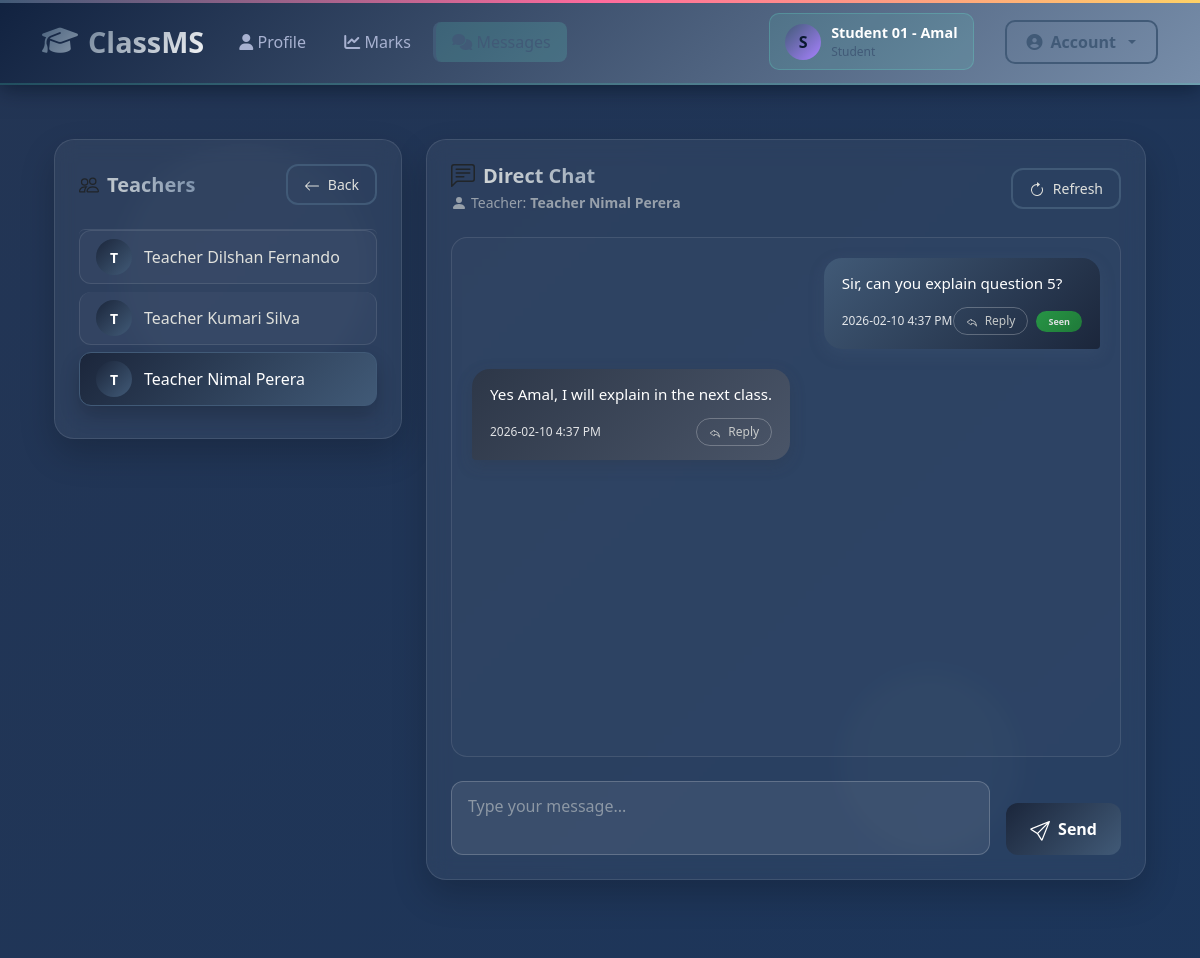
The page /student/chat.php?teacher_id=2 (signed in) on the database its author committed.
### tables this page shows
CREATE TABLE `users` (
  `id` int(10) UNSIGNED NOT NULL,
  `role` enum('admin','teacher','student') NOT NULL DEFAULT 'student',
  `full_name` varchar(120) NOT NULL,
  `email` varchar(160) NOT NULL,
  `phone` varchar(30) DEFAULT NULL,
  `password_hash` varchar(255) NOT NULL,
  `created_at` timestamp NOT NULL DEFAULT current_timestamp()
);

CREATE TABLE `chat_messages` (
  `id` int(10) UNSIGNED NOT NULL,
  `student_id` int(10) UNSIGNED NOT NULL,
  `teacher_id` int(10) UNSIGNED NOT NULL,
  `sender_role` enum('student','teacher') NOT NULL,
  `message` text NOT NULL,
  `created_at` timestamp NOT NULL DEFAULT current_timestamp(),
  `seen_by_student` tinyint(1) NOT NULL DEFAULT 0,
  `seen_by_teacher` tinyint(1) NOT NULL DEFAULT 0
);

### includes/auth.php (called while the page is built, shortened)
<?php
function current_user(){
  return $_SESSION['user'] ?? null;
}

### student/chat.php (the view, shortened to what this page needs)
<?php
require_once __DIR__ . "/../includes/auth.php";
$uid = (int) current_user()['id'];
$teacher_id = (int)($_GET['teacher_id'] ?? ($_POST['teacher_id'] ?? 0));
$teachers = $conn->prepare("
  SELECT DISTINCT u.id, u.full_name
  FROM (
    SELECT s.teacher_id AS tid
    FROM enrollments e
    JOIN subjects s ON s.id=e.subject_id
    WHERE e.student_id=?
    UNION
    SELECT cm.teacher_id AS tid
    FROM chat_messages cm
    WHERE cm.student_id=?
  ) t
  JOIN users u ON u.id=t.tid
  WHERE u.role='teacher'
  ORDER BY u.full_name ASC
");
$teachers->bind_param("ii", $uid, $uid);
$teachers->execute();
$teacherRes = $teachers->get_result();
$selectedTeacher = null;
if ($teacher_id > 0) {
  $tq = $conn->prepare("SELECT id, full_name FROM users WHERE id=? AND role='teacher' LIMIT 1");
  $tq->bind_param("i", $teacher_id);
  $tq->execute();
  $selectedTeacher = $tq->get_result()->fetch_assoc();
}
$messagesRes = null;
if ($teacher_id > 0) {
  $list = $conn->prepare("
    SELECT id, sender_role, message, created_at, seen_by_teacher
    FROM chat_messages
    WHERE teacher_id=? AND student_id=?
    ORDER BY created_at ASC, id ASC
  ");
  $list->bind_param("ii", $teacher_id, $uid);
  $list->execute();
  $messagesRes = $list->get_result();
}
require_once __DIR__ . "/../includes/header.php";
?>
<div class="animated-bg">
  <div class="bg-particle"></div>
  <div class="bg-particle"></div>
</div>
<div class="container py-4">
  <div class="row g-4">
    <div class="col-lg-4">
      <div class="card card-soft p-4">
        <div class="d-flex justify-content-between align-items-center mb-4">
          <h5 class="fw-bold mb-0 d-flex align-items-center">
            Teachers
          </h5>
          <a class="btn btn-outline-dark btn-sm" href="/classms/student/dashboard.php">
            <svg xmlns="http://www.w3.org/2000/svg" width="16" height="16" fill="currentColor" class="bi bi-arrow-left me-1" viewBox="0 0 16 16">
              <path fill-rule="evenodd" d="M15 8a.5.5 0 0 0-.5-.5H2.707l3.147-3.146a.5.5 0 1 0-.708-.708l-4 4a.5.5 0 0 0 0 .708l4 4a.5.5 0 0 0 .708-.708L2.707 8.5H14.5A.5.5 0 0 0 15 8z"/>
            </svg>
            Back
          </a>
        </div>
        <?php if($teacherRes->num_rows === 0): ?>
          <div class="alert alert-info animated-alert">
            <div class="d-flex align-items-center">
              <svg xmlns="http://www.w3.org/2000/svg" width="20" height="20" fill="currentColor" class="bi bi-info-circle me-2" viewBox="0 0 16 16">
                <path d="M8 15A7 7 0 1 1 8 1a7 7 0 0 1 8 7 7 7 0 0 1-8 7zm0 1A8 8 0 1 0 8 0a8 8 0 0 0 0 16z"/>
                <path d="m8.93 6.588-2.29.287-.082.38.45.083c.294.07.352.176.288.469l-.738 3.468c-.194.897.105 1.319.808 1.319.545 0 1.178-.252 1.465-.598l.088-.416c-.2.176-.492.246-.686.246-.275 0-.375-.193-.304-.533L8.93 6.588zM9 4.5a1 1 0 1 1-2 0 1 1 0 0 1 2 0z"/>
              </svg>
              <div>
                <strong>No teachers found.</strong>
                <div class="small mt-1">Enroll subjects or teacher must message you first.</div>
              </div>
            </div>
          </div>
        <?php else: ?>
          <div class="list-group">
            <?php
            $teacherRes->data_seek(0);
            while($t = $teacherRes->fetch_assoc()):
              $active = ((int)$teacher_id === (int)$t['id']);
            ?>
              <a class="list-group-item list-group-item-action d-flex justify-content-between align-items-center <?= $active?'active':'' ?>"
                 href="/classms/student/chat.php?teacher_id=<?= (int)$t['id'] ?>">
                <div class="d-flex align-items-center">
                  <div class="teacher-avatar">
                    <?= htmlspecialchars(substr($t['full_name'], 0, 1)) ?>
                  </div>
                  <span class="fw-medium"><?= htmlspecialchars($t['full_name']) ?></span>
                </div>
              </a>
            <?php endwhile; ?>
          </div>
        <?php endif; ?>
      </div>
    </div>
    <div class="col-lg-8">
      <div class="card card-soft p-4">
        <div class="d-flex justify-content-between align-items-center mb-4">
          <div>
            <h5 class="fw-bold mb-1 d-flex align-items-center">
              Direct Chat
            </h5>
            <div class="text-muted small d-flex align-items-center">
              <svg xmlns="http://www.w3.org/2000/svg" width="16" height="16" fill="currentColor" class="bi bi-person-fill me-1" viewBox="0 0 16 16">
                <path d="M3 14s-1 0-1-1 1-4 6-4 6 3 6 4-1 1-1 1H3zm5-6a3 3 0 1 0 0-6 3 3 0 0 0 0 6z"/>
              </svg>
              <?php if($selectedTeacher): ?>
                Teacher: <b class="ms-1"><?= htmlspecialchars($selectedTeacher['full_name']) ?></b>
              <?php else: ?>
                Select a teacher to start chatting
              <?php endif; ?>
            </div>
          </div>
          <?php if($selectedTeacher): ?>
            <a class="btn btn-outline-dark btn-sm" href="/classms/student/chat.php?teacher_id=<?= (int)$teacher_id ?>">
              Refresh
            </a>
          <?php endif; ?>
        </div>
        <div class="chat-box mb-4" id="chatBox">
          <?php if(!$messagesRes): ?>
            <div class="empty-chat">
              <div class="empty-icon">
                <svg xmlns="http://www.w3.org/2000/svg" width="64" height="64" fill="currentColor" class="bi bi-chat-dots" viewBox="0 0 16 16">
                  <path d="M5 8a1 1 0 1 1-2 0 1 1 0 0 1 2 0zm4 0a1 1 0 1 1-2 0 1 1 0 0 1 2 0zm3 1a1 1 0 1 0 0-2 1 1 0 0 0 0 2z"/>
                  <path d="M2.165 15.803l.02-.004c1.83-.363 2.948-.842 3.468-1.105A9.06 9.06 0 0 0 8 15c4.418 0 8-3.134 8-7s-3.582-7-8-7-8 3.134-8 7c0 1.76.743 3.37 1.97 4.6a10.437 10.437 0 0 1-.524 2.318l-.003.011a10.722 10.722 0 0 1-.244.637c-.079.186.074.394.273.362a21.673 21.673 0 0 0 .693-.125zm.8-3.108a1 1 0 0 0-.287-.801C1.618 10.83 1 9.468 1 8c0-3.192 3.004-6 7-6s7 2.808 7 6c0 3.193-3.004 6-7 6a8.06 8.06 0 0 1-2.088-.272 1 1 0 0 0-.711.074c-.387.196-1.24.57-2.634.893a10.97 10.97 0 0 0 .398-2z"/>
                </svg>
              </div>
              <h6 class="text-muted">Select a teacher to view messages</h6>
              <p class="small text-muted mt-2">Choose a teacher from the list to start chatting</p>
            </div>
          <?php else: ?>
            <?php while($m = $messagesRes->fetch_assoc()):
              $mine = ($m['sender_role'] === 'student');
              $time = date('Y-m-d g:i A', strtotime($m['created_at']));
              $safeMsg = htmlspecialchars($m['message']);
              $statusClass = '';
              if($mine) {
                $statusClass = ((int)$m['seen_by_teacher']===1) ? 'text-bg-success' : 'text-bg-secondary';
              }
            ?>
              <div class="message-container <?= $mine ? 'mine' : 'theirs' ?>">
                <div class="message-bubble">
                  <div class="message-content">
                    <div class="message-text"><?= nl2br($safeMsg) ?></div>
                    <div class="message-meta">
                      <span><?= htmlspecialchars($time) ?></span>
                      <div class="d-flex gap-2 align-items-center">
                        <button type="button"
                          class="btn btn-outline-light btn-sm"
                          onclick="replyTo(<?= (int)$m['id'] ?>, '<?= $mine ? 'Me' : htmlspecialchars($selectedTeacher['full_name'] ?? 'Teacher') ?>', '<?= htmlspecialchars($time) ?>', <?= json_encode($m['message']) ?>)">
                          Reply
                        </button>
                        <?php if($mine): ?>
                          <span class="badge <?= $statusClass ?>">
                            <?= ((int)$m['seen_by_teacher']===1) ? 'Seen' : 'Sent' ?>
                          </span>
                        <?php endif; ?>
                      </div>
                    </div>
                  </div>
                </div>
              </div>
            <?php endwhile; ?>
          <?php endif; ?>
        </div>
        <?php if($selectedTeacher): ?>
          <form method="post" class="d-flex gap-3 align-items-end" id="messageForm"
                action="/classms/student/chat.php?teacher_id=<?= (int)$teacher_id ?>">
            <div class="flex-grow-1">
              <textarea class="form-control" id="messageInput" name="message" rows="2"
                        placeholder="Type your message..." required></textarea>
            </div>
            <button class="btn btn-dark px-4" name="send" id="sendButton">
              <span class="ms-1 d-none d-md-inline">Send</span>
            </button>
          </form>
        <?php endif; ?>
      </div>
    </div>
  </div>
</div>
<?php
require_once __DIR__ . "/../includes/footer.php";
?>

### assets/css/style.css (style rules this page uses)
:root { --primary: #4f46e5; --primary-hover: #4338ca; --bg-main: #f8fafc; --surface: #ffffff; --text-dark: #0f172a; --text-muted: #64748b; --border: #e2e8f0; --radius: 0.5rem; --shadow: 0 1px 3px 0 rgb(0 0 0 / 0.1), 0 1px 2px -1px rgb(0 0 0 / 0.1); }
* { box-sizing: border-box; margin: 0; padding: 0; }
body { font-family: -apple-system, BlinkMacSystemFont, "Segoe UI", Roboto, Oxygen, Ubuntu, Cantarell, sans-serif; background-color: var(--bg-main); color: var(--text-dark); line-height: 1.5; }
.card { background: var(--surface); border: 1px solid var(--border); border-radius: var(--radius); padding: 1.5rem; box-shadow: var(--shadow); margin-bottom: 1.5rem; }
.btn { display: inline-flex; align-items: center; justify-content: center; padding: 0.5rem 1rem; font-weight: 500; border-radius: var(--radius); border: none; cursor: pointer; background-color: var(--primary); color: #fff; transition: background-color 0.2s; }

### includes/header.php (style rules this page uses)
:root { --dark-blue: #0a192f; --medium-blue: #112240; --light-blue: #233554; --accent-blue: #64ffda; --accent-pink: #ff6b9d; --accent-gold: #ffd166; --accent-purple: #a882ff; --accent-green: #4cd964; --accent-red: #ff4757; --text-white: #ffffff; --text-light: #e6f1ff; --text-muted: #a8b2d1; --card-shadow: 0 10px 30px -15px rgba(2, 12, 27, 0.7); }
body { background: linear-gradient(135deg, #0a192f 0%, #112240 50%, #233554 100%); color: var(--text-white); font-family: 'Segoe UI', Tahoma, Geneva, Verdana, sans-serif; min-height: 100vh; }

### rows shown on the page
users: full_name "T", full_name "Teacher Dilshan Fernando"
users: full_name "T", full_name "Teacher Kumari Silva"
users: full_name "T", full_name "Teacher Nimal Perera"
chat_messages: message "Sir, can you explain question 5?", created_at "2026-02-10 4:37 PM", seen_by_teacher "Seen"
chat_messages: message "Yes Amal, I will explain in the next class.", created_at "2026-02-10 4:37 PM"

### other values the page prints
substr(current_user()['full_name'], 0, 1) "S"
current_user()['full_name'] "Student 01 - Amal"
current_user()['role'] "Student"
